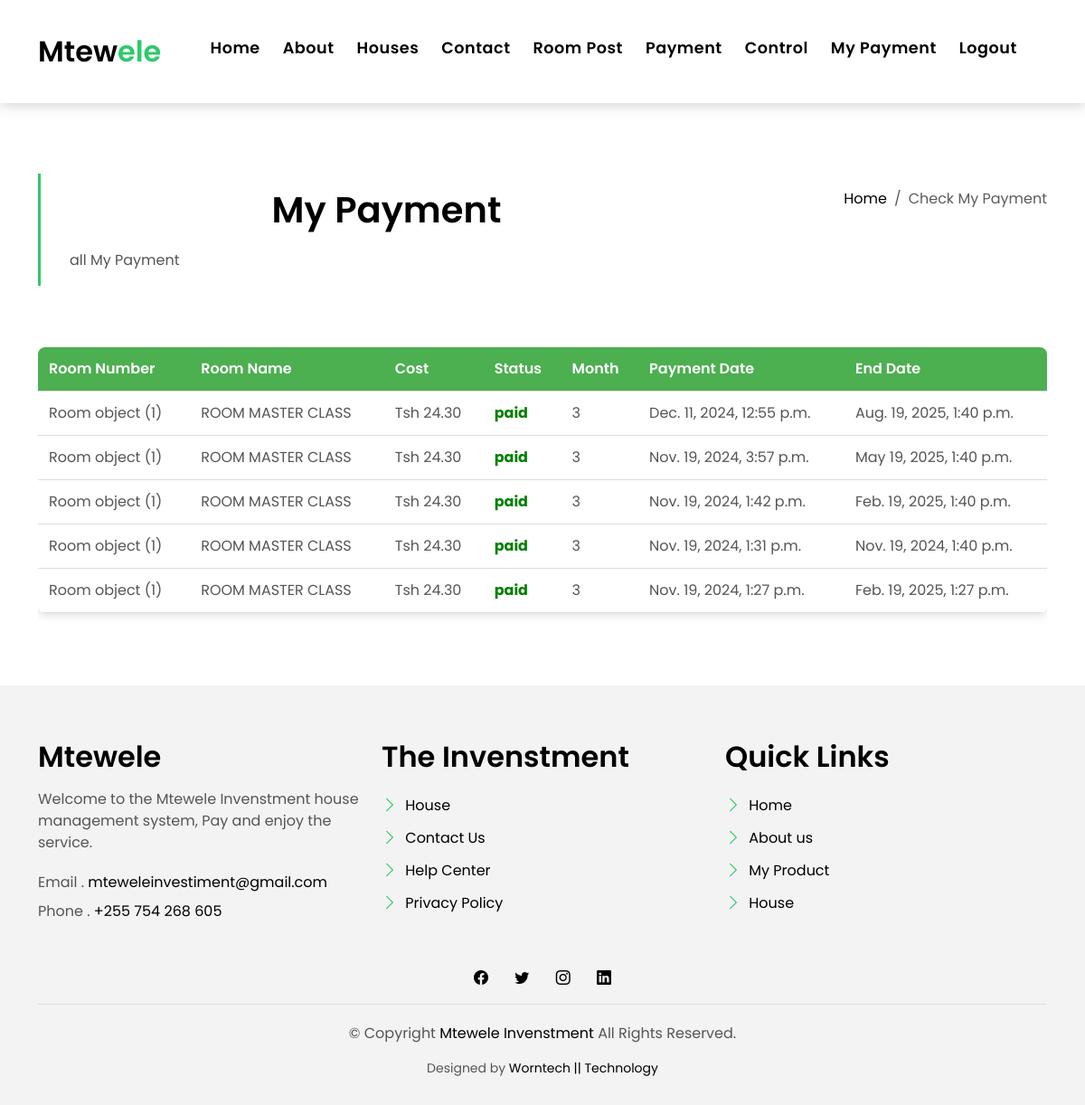
/mypayment/ (signed in), run on an earlier commit of the app's database.
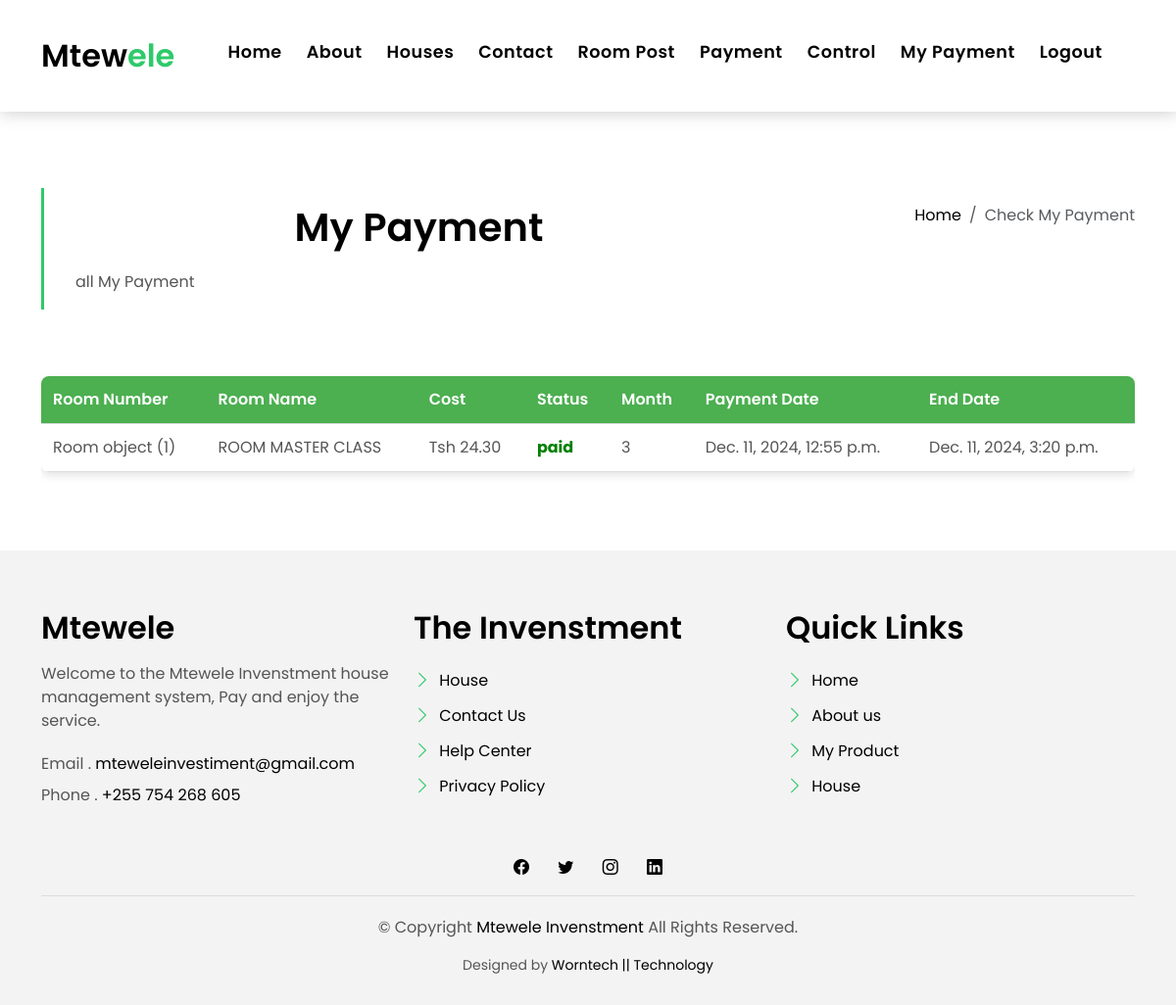
And on a later commit of the database.
### web/models.py (models this page shows, shortened)
class MyPayment(models.Model):
    PAYMENT_STATUS_CHOICES = (
        ('paid', 'Paid'),
        ('pending', 'Pending'),
        ('expired', 'expired'),
    )
    MONTH_CHOICES = (
        (3, '3 Months'),
        (6, '6 Months'),
    )
    user = models.ForeignKey(MyUser, on_delete=models.CASCADE)
    Room = models.ForeignKey(Room, on_delete=models.CASCADE)
    Room_Name = models.CharField(max_length=100)
    Cost = models.DecimalField(max_digits=10, decimal_places=2)
    transaction_id = models.CharField(max_length=100)
    Payment_status = models.CharField(max_length=10, choices=PAYMENT_STATUS_CHOICES, default='pending')
    Month = models.IntegerField(choices=MONTH_CHOICES)  # Changed to IntegerField
    Payment_date = models.DateTimeField(auto_now_add=True)
    end_date = models.DateTimeField(null=True, blank=True)  # Allow end_date to be null initially
    unique_code = models.CharField(max_length=100, unique=True, null=True, blank=True)

class Room(models.Model):
    room_number = (
        ('1', '1'),
        ('2', '2'),
        ('3', '3'),
        ('4', '4'),
        ('5', '5'),
        ('6', '6'),
        ('7', '7'),
        ('8', '8'),
        ('9', '9'),
        ('10', '10'),
    )
    Room_Name = models.CharField(max_length=100)
    Room_Number = models.CharField(max_length=10, choices=room_number)
    Image =models.ImageField(upload_to="home/")
    Cost = models.DecimalField(max_digits=10, decimal_places=2)
    Post_date = models.DateTimeField(auto_now_add=True)

### web/views.py (the view)
# urls.py: path("mypayment/",views.mypayment,name = "mypayment"),
def mypayment(request):
    userpayment = MyPayment.objects.filter(user=request.user).order_by('-id')
    context={
        "userpayment":userpayment
    }
    return render(request, 'web/mypayment.html', context)

### web/templates/web/mypayment.html (shortened to what this page needs)
{% extends 'web/base.html' %}
{% load static %}
{% block content %}
<!DOCTYPE html>
<html lang="en">
<head>
<link href="{% static 'web/assets/vendor/animate.css/animate.min.css' %}" rel="stylesheet">
<link href="{% static 'web/assets/vendor/bootstrap/css/bootstrap.min.css' %}" rel="stylesheet">
<link href="{% static 'web/assets/vendor/bootstrap-icons/bootstrap-icons.css' %}" rel="stylesheet">
<link href="{% static 'web/assets/vendor/swiper/swiper-bundle.min.css' %}" rel="stylesheet">
<link href="{% static 'web/assets/css/style.css' %}" rel="stylesheet">
</head>
<body>
  <main id="main">
    <section class="intro-single">
      <div class="container">
        <div class="row">
          <div class="col-md-12 col-lg-8">
            <div class="title-single-box">
              <h1 class="title-single">My Payment</h1>
              <span class="color-text-a">all My Payment</span>
            </div>
          </div>
          <div class="col-md-12 col-lg-4">
            <nav aria-label="breadcrumb" class="breadcrumb-box d-flex justify-content-lg-end">
              <ol class="breadcrumb">
                <li class="breadcrumb-item">
                  <a href="{% url 'home' %}">Home</a>
                </li>
                <li class="breadcrumb-item active" aria-current="page">
                  Check My Payment
                </li>
              </ol>
            </nav>
          </div>
        </div>
      </div>
    </section>
    <section class="news-single nav-arrow-b">
      <div class="container">
        <div class="row">
          <div class="col-sm-12">
            <div class="news-img-box">
                <div class="table-container">
                    <table>
                        <thead>
                            <tr>
                                <th>Room Number</th>
                                <th>Room Name</th>
                                <th>Cost</th>
                                <th>Status</th>
                                <th>Month</th>
                                <th>Payment Date</th>
                                <th>End Date</th>
                            </tr>
                        </thead>
                        <tbody>
                            {% if userpayment %}
                            {% for i in userpayment %}
                            {% if i.Payment_status == "paid" %}
                            <tr>
                                <td>{{i.Room}}</td>
                                <td>{{i.Room_Name}}</td>
                                <td>Tsh {{i.Cost}}</td>
                                <td class="status-paid">{{i.Payment_status}}</td>
                                <td>{{i.Month}}</td>
                                <td>{{i.Payment_date}}</td>
                                <td>{{i.end_date}}</td>
                            </tr>
                            {% endif %}
                            {% endfor %}
                            {% endif %}
                        </tbody>
                    </table>
                </div>
            </div>
          </div>
        </div>
      </div>
    </section>
  </main>
</body>
</html>
{% endblock %}

What changed in the data, as far as the page shows it:
removed MyPayment: Room "Room object (1)", Room_Name "ROOM MASTER CLASS", Cost "24.30", Payment_status "paid", Month "3", Payment_date "Nov. 19, 2024, 3:57 p.m.", end_date "May 19, 2025, 1:40 p.m."
removed MyPayment: Room "Room object (1)", Room_Name "ROOM MASTER CLASS", Cost "24.30", Payment_status "paid", Month "3", Payment_date "Nov. 19, 2024, 1:42 p.m.", end_date "Feb. 19, 2025, 1:40 p.m."
removed MyPayment: Room "Room object (1)", Room_Name "ROOM MASTER CLASS", Cost "24.30", Payment_status "paid", Month "3", Payment_date "Nov. 19, 2024, 1:31 p.m.", end_date "Nov. 19, 2024, 1:40 p.m."
removed MyPayment: Room "Room object (1)", Room_Name "ROOM MASTER CLASS", Cost "24.30", Payment_status "paid", Month "3", Payment_date "Nov. 19, 2024, 1:27 p.m.", end_date "Feb. 19, 2025, 1:27 p.m."
changed MyPayment "ROOM MASTER CLASS": end_date "Aug. 19, 2025, 1:40 p.m." → "Dec. 11, 2024, 3:20 p.m."
